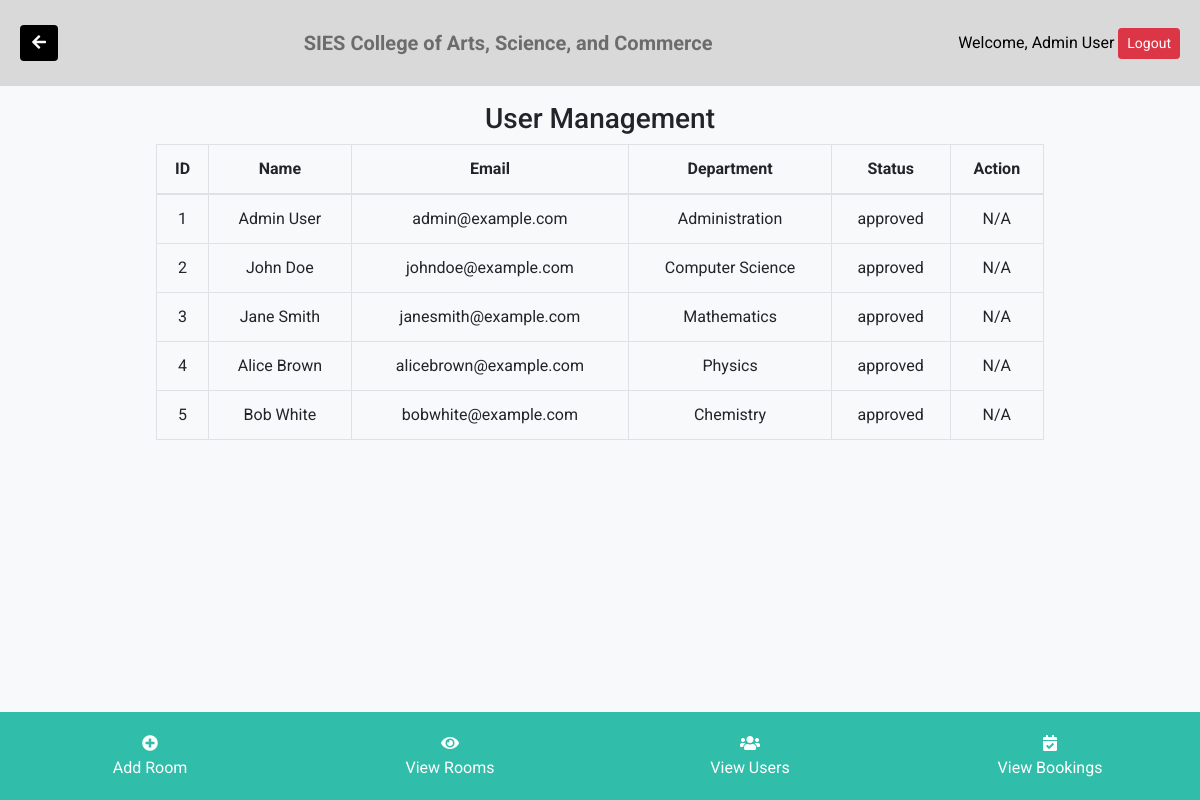
Screenshot of /admin/admin_panel.php (signed in) with the database file from the repository.
### tables this page shows
CREATE TABLE users (
    id INT AUTO_INCREMENT PRIMARY KEY,
    name VARCHAR(100) NOT NULL,
    department VARCHAR(100) NOT NULL,
    email VARCHAR(100) NOT NULL UNIQUE,
    password VARCHAR(255) NOT NULL,  
    role ENUM('student', 'professor', 'admin') NOT NULL,
    status ENUM('approved', 'pending') NOT NULL DEFAULT 'pending'
);

### admin/admin_panel.php (the view, shortened to what this page needs)
<?php
include '../db/db.php';
$query = "SELECT * FROM users";
$result = mysqli_query($conn, $query);
?>
<!DOCTYPE html>
<html lang="en">
<head>
    <link rel="stylesheet" href="https://stackpath.bootstrapcdn.com/bootstrap/4.5.2/css/bootstrap.min.css">
    <link rel="stylesheet" href="https://cdnjs.cloudflare.com/ajax/libs/font-awesome/5.15.4/css/all.min.css">
</head>
<body>
    <nav class="navbar navbar-light">
        <a href="javascript:history.back()" class="btn btn-back"><i class="fas fa-arrow-left"></i></a>
        <span class="navbar-text mx-auto">SIES College of Arts, Science, and Commerce</span>
        <div class="welcome-msg">
            Welcome, <?php echo htmlspecialchars($_SESSION['user_name']); ?> <a href="../user/logout.php" class="btn btn-danger btn-sm">Logout</a>
        </div>
    </nav>
    <div class="container mt-3">
        <h3>User Management</h3>
        <table class="table table-bordered mx-auto" style="width: 80%;">
            <thead>
                <tr>
                    <th>ID</th>
                    <th>Name</th>
                    <th>Email</th>
                    <th>Department</th>
                    <th>Status</th>
                    <th>Action</th>
                </tr>
            </thead>
            <tbody>
                <?php while ($row = mysqli_fetch_assoc($result)) { ?>
                    <tr>
                        <td><?php echo htmlspecialchars($row['id']); ?></td>
                        <td><?php echo htmlspecialchars($row['name']); ?></td>
                        <td><?php echo htmlspecialchars($row['email']); ?></td>
                        <td><?php echo htmlspecialchars($row['department']); ?></td>
                        <td><?php echo htmlspecialchars($row['status']); ?></td>
                        <td>
                            <?php if ($row['status'] === 'pending') { ?>
                                <a href="approve_user.php?id=<?php echo $row['id']; ?>" class="btn btn-success">Approve</a>
                                <a href="reject_user.php?id=<?php echo $row['id']; ?>" class="btn btn-danger">Reject</a>
                            <?php } else {
                                echo "N/A";
                            } ?>
                        </td>
                    </tr>
                <?php } ?>
            </tbody>
        </table>
    </div>
    <div class="bottom-nav">
        <a href="add_room.php" class="nav-link"><i class="fas fa-plus-circle"></i><br>Add Room</a>
        <a href="rooms.php" class="nav-link"><i class="fas fa-eye"></i><br>View Rooms</a>
        <a href="users.php" class="nav-link"><i class="fas fa-users"></i><br>View Users</a>
        <a href="bookings.php" class="nav-link"><i class="fas fa-calendar-check"></i><br>View Bookings</a>
    </div>
</body>
</html>

### admin/admin_panel.php (style rules this page uses)
body { background-color: #f8f9fa; font-family: 'Roboto', sans-serif; text-align: center; }
.navbar { background-color: #D9D9D9; color: white; padding: 20px; }
.navbar .navbar-text { font-size: 20px; font-weight: bold; margin-left: 30px; margin-right: 30px; }
.table th, .table td { vertical-align: middle; }
.bottom-nav { position: fixed; bottom: 0; left: 0; right: 0; background-color: #30BEAA; padding: 15px 0; display: flex; justify-content: space-around; }
.bottom-nav a { color: white; text-align: center; width: 20%; }
.bottom-nav .nav-link { display: inline-block; text-decoration: none; padding: 5px; }
.welcome-msg { font-size: 16px; color: black; }
.btn-back { background-color: black; color: white; border: none; }

### rows the page displays
users: id "1", name "Admin User", email "admin@example.com", department "Administration", status "approved", shows "N/A"
users: id "2", name "John Doe", email "johndoe@example.com", department "Computer Science", status "approved", shows "N/A"
users: id "3", name "Jane Smith", email "janesmith@example.com", department "Mathematics", status "approved", shows "N/A"
users: id "4", name "Alice Brown", email "alicebrown@example.com", department "Physics", status "approved", shows "N/A"
users: id "5", name "Bob White", email "bobwhite@example.com", department "Chemistry", status "approved", shows "N/A"

### other values shown
$_SESSION['user_name'] "Admin User"
